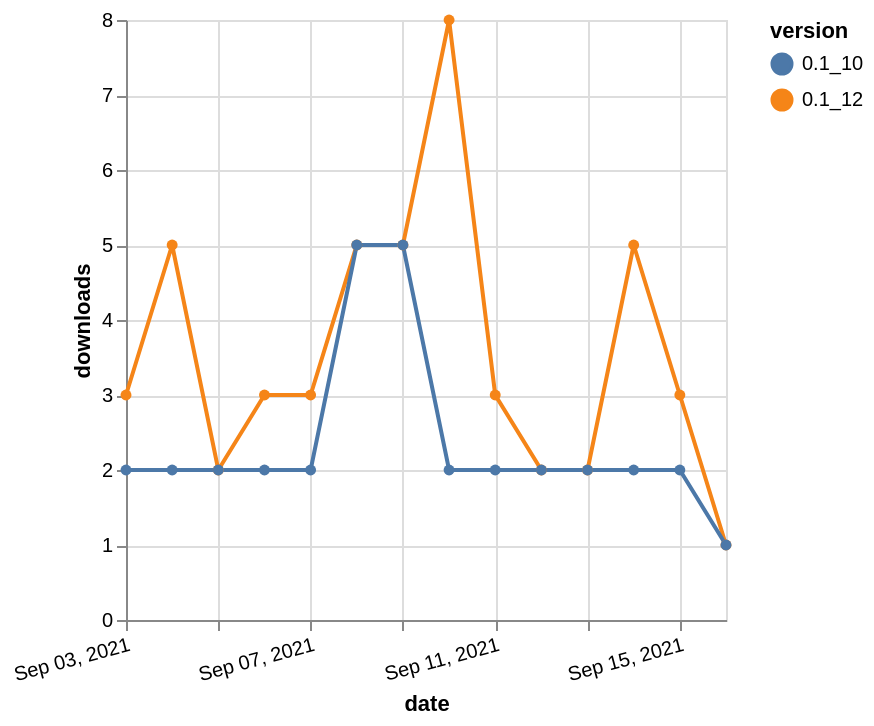

Vega-Lite specification for this chart:
### Vega-Lite specification from a JSON file in a GitHub repository (floating-point values rounded to 4 significant figures)
{"$schema": "https://vega.github.io/schema/vega-lite/v5.json", "description": "A simple bar chart with embedded data.", "data": {"values": [{"date": "2021-09-03", "total": 3239, "delta": 3, "version": "0.1_12"}, {"date": "2021-09-04", "total": 3244, "delta": 5, "version": "0.1_12"}, {"date": "2021-09-05", "total": 3246, "delta": 2, "version": "0.1_12"}, {"date": "2021-09-06", "total": 3249, "delta": 3, "version": "0.1_12"}, {"date": "2021-09-07", "total": 3252, "delta": 3, "version": "0.1_12"}, {"date": "2021-09-08", "total": 3257, "delta": 5, "version": "0.1_12"}, {"date": "2021-09-09", "total": 3262, "delta": 5, "version": "0.1_12"}, {"date": "2021-09-10", "total": 3270, "delta": 8, "version": "0.1_12"}, {"date": "2021-09-11", "total": 3273, "delta": 3, "version": "0.1_12"}, {"date": "2021-09-12", "total": 3275, "delta": 2, "version": "0.1_12"}, {"date": "2021-09-13", "total": 3277, "delta": 2, "version": "0.1_12"}, {"date": "2021-09-14", "total": 3282, "delta": 5, "version": "0.1_12"}, {"date": "2021-09-15", "total": 3285, "delta": 3, "version": "0.1_12"}, {"date": "2021-09-16", "total": 3286, "delta": 1, "version": "0.1_12"}, {"date": "2021-09-03", "total": 3870, "delta": 2, "version": "0.1_10"}, {"date": "2021-09-04", "total": 3872, "delta": 2, "version": "0.1_10"}, {"date": "2021-09-05", "total": 3874, "delta": 2, "version": "0.1_10"}, {"date": "2021-09-06", "total": 3876, "delta": 2, "version": "0.1_10"}, {"date": "2021-09-07", "total": 3878, "delta": 2, "version": "0.1_10"}, {"date": "2021-09-08", "total": 3883, "delta": 5, "version": "0.1_10"}, {"date": "2021-09-09", "total": 3888, "delta": 5, "version": "0.1_10"}, {"date": "2021-09-10", "total": 3890, "delta": 2, "version": "0.1_10"}, {"date": "2021-09-11", "total": 3892, "delta": 2, "version": "0.1_10"}, {"date": "2021-09-12", "total": 3894, "delta": 2, "version": "0.1_10"}, {"date": "2021-09-13", "total": 3896, "delta": 2, "version": "0.1_10"}, {"date": "2021-09-14", "total": 3898, "delta": 2, "version": "0.1_10"}, {"date": "2021-09-15", "total": 3900, "delta": 2, "version": "0.1_10"}, {"date": "2021-09-16", "total": 3901, "delta": 1, "version": "0.1_10"}]}, "width": "container", "mark": {"type": "line", "point": {"filled": true}}, "encoding": {"x": {"field": "date", "type": "temporal", "timeUnit": "yearmonthdate", "title": "date", "axis": {"labelAngle": -15}}, "y": {"field": "delta", "type": "quantitative", "title": "downloads"}, "color": {"field": "version", "type": "nominal"}, "tooltip": {"field": "delta"}}}
